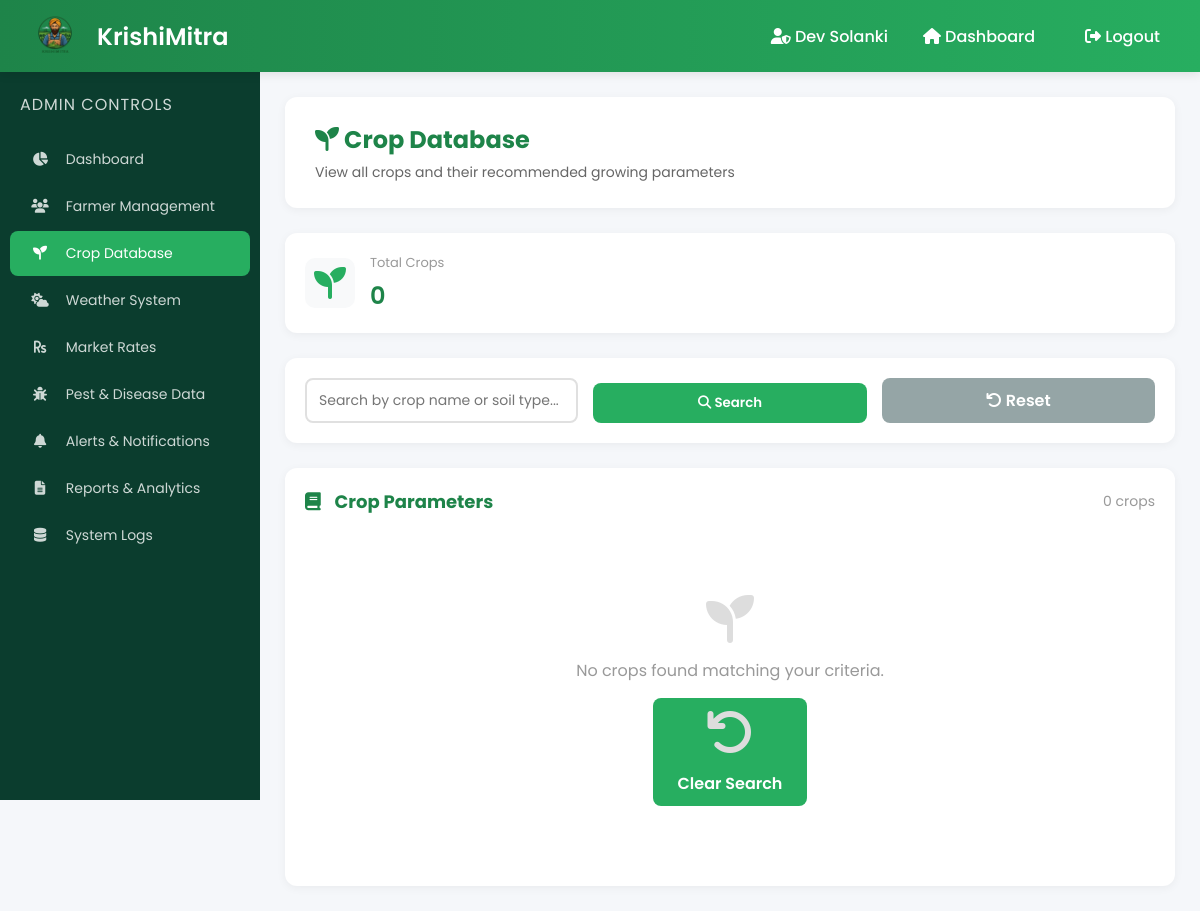
Before: /KRISHIMITRA/admin/crop_database.php (signed in) with the older database file.
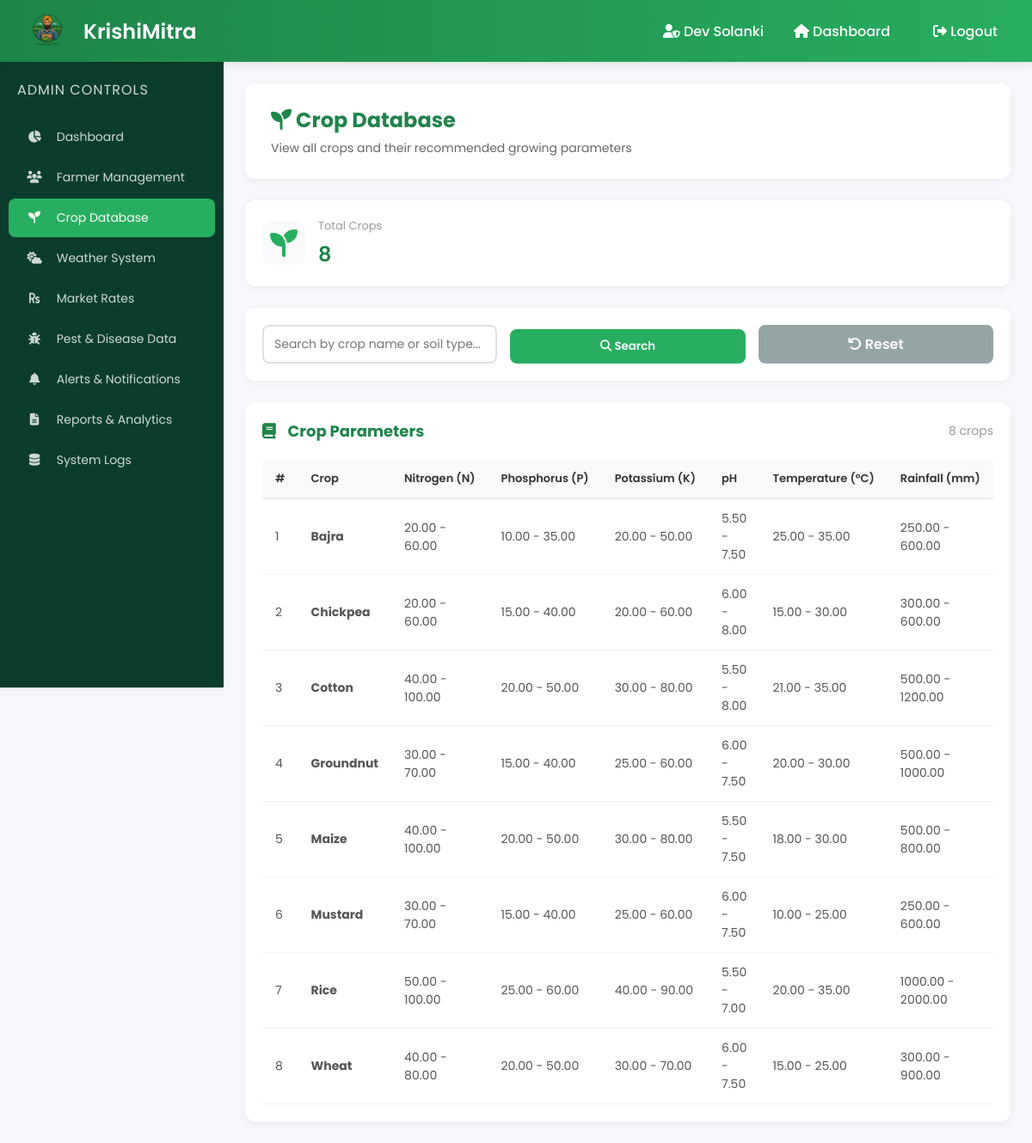
After: the same page with the newer database file.
### tables this page shows
CREATE TABLE `crops` (
  `id` int(11) NOT NULL,
  `crop_name` varchar(100) NOT NULL,
  `min_nitrogen` decimal(6,2) NOT NULL,
  `max_nitrogen` decimal(6,2) NOT NULL,
  `min_phosphorus` decimal(6,2) NOT NULL,
  `max_phosphorus` decimal(6,2) NOT NULL,
  `min_potassium` decimal(6,2) NOT NULL,
  `max_potassium` decimal(6,2) NOT NULL,
  `min_ph` decimal(4,2) NOT NULL,
  `max_ph` decimal(4,2) NOT NULL,
  `min_temperature` decimal(5,2) NOT NULL,
  `max_temperature` decimal(5,2) NOT NULL,
  `min_rainfall` decimal(7,2) NOT NULL,
  `max_rainfall` decimal(7,2) NOT NULL,
  `min_humidity` decimal(5,2) NOT NULL,
  `max_humidity` decimal(5,2) NOT NULL,
  `soil_type` varchar(100) DEFAULT NULL,
  `water_requirement` varchar(50) DEFAULT NULL,
  `crop_duration` varchar(50) DEFAULT NULL,
  `description` text DEFAULT NULL,
  `created_at` timestamp NOT NULL DEFAULT current_timestamp()
);

### KRISHIMITRA/admin/crop_database.php (the view, shortened to what this page needs)
<?php
require_once '../config/database.php';
$search = isset($_GET['search']) ? sanitize($_GET['search']) : '';
$sql = "SELECT * FROM crops";
$params = [];
$sql .= " ORDER BY crop_name";
$stmt = $pdo->prepare($sql);
$stmt->execute($params);
$crops = $stmt->fetchAll();
$total_crops = count($crops);
?>
<!DOCTYPE html>
<html lang="en">
<head>
    <link rel="stylesheet" href="admin_dashboard.css">
    <link rel="stylesheet" href="manage_farmers.css">
    <link rel="stylesheet" href="https://cdnjs.cloudflare.com/ajax/libs/font-awesome/6.5.0/css/all.min.css">
</head>
<body>
<div class="navbar">
    <div class="brand">
        <img src="../assets/images/logo1.png" alt="KrishiMitra Logo" onerror="this.src='../pictures/images/logo1.png'">
        <h2>KrishiMitra</h2>
    </div>
    <div class="nav-links">
        <span><i class="fas fa-user-shield"></i> <?php echo htmlspecialchars($_SESSION['admin_name']); ?></span>
        <a href="admin_dashboard.php"><i class="fas fa-home"></i> Dashboard</a>
        <a href="../logout.php" class="logout-btn"><i class="fas fa-sign-out-alt"></i> Logout</a>
    </div>
</div>
<div class="layout">
    <div class="sidebar">
        <h3>Admin Controls</h3>
        <a href="admin_dashboard.php"><i class="fas fa-chart-pie"></i> Dashboard</a>
        <a href="manage_farmers.php"><i class="fas fa-users"></i> Farmer Management</a>
        <a class="active" href="crop_database.php"><i class="fas fa-seedling"></i> Crop Database</a>
        <a href="weather_admin.php"><i class="fas fa-cloud-sun"></i> Weather System</a>
        <a href="market_rates.php"><i class="fas fa-rupee-sign"></i> Market Rates</a>
        <a href="pest_disease.php"><i class="fas fa-bug"></i> Pest &amp; Disease Data</a>
        <a href="alerts_notifications.php"><i class="fas fa-bell"></i> Alerts &amp; Notifications</a>
        <a href="reports_analytics.php"><i class="fas fa-file-alt"></i> Reports &amp; Analytics</a>
        <a href="system_logs.php"><i class="fas fa-database"></i> System Logs</a>
    </div>
    <div class="content">
        <div class="welcome-box">
            <h2><i class="fas fa-seedling"></i> Crop Database</h2>
            <p>View all crops and their recommended growing parameters</p>
        </div>
        <div class="stats-grid">
            <div class="stat-box">
                <i class="fas fa-seedling" style="color:#27ae60;"></i>
                <div class="stat-info"><h3>Total Crops</h3><p><?php echo $total_crops; ?></p></div>
            </div>
        </div>
        <div class="filter-section">
            <form method="GET" action="" class="filter-form">
                <div class="filter-group">
                    <input type="text" name="search" placeholder="Search by crop name or soil type..." value="<?php echo htmlspecialchars($search); ?>">
                </div>
                <div class="filter-group">
                    <button type="submit" class="btn-filter"><i class="fas fa-search"></i> Search</button>
                </div>
                <div class="filter-group">
                    <a href="crop_database.php" class="btn-reset"><i class="fas fa-undo"></i> Reset</a>
                </div>
            </form>
        </div>
        <div class="farmers-table">
            <div class="table-header">
                <h3><i class="fas fa-book"></i> Crop Parameters</h3>
                <span class="record-count"><?php echo $total_crops; ?> crops</span>
            </div>
            <?php if (count($crops) > 0): ?>
                <div class="table-responsive">
                    <table>
                        <thead>
                            <tr>
                                <th>#</th>
                                <th>Crop</th>
                                <th>Nitrogen (N)</th>
                                <th>Phosphorus (P)</th>
                                <th>Potassium (K)</th>
                                <th>pH</th>
                                <th>Temperature (°C)</th>
                                <th>Rainfall (mm)</th>
                            </tr>
                        </thead>
                        <tbody>
                            <?php $i = 1; foreach ($crops as $crop): ?>
                            <tr>
                                <td><?php echo $i++; ?></td>
                                <td><strong><?php echo htmlspecialchars($crop['crop_name']); ?></strong></td>
                                <td><?php echo $crop['min_nitrogen']; ?> - <?php echo $crop['max_nitrogen']; ?></td>
                                <td><?php echo $crop['min_phosphorus']; ?> - <?php echo $crop['max_phosphorus']; ?></td>
                                <td><?php echo $crop['min_potassium']; ?> - <?php echo $crop['max_potassium']; ?></td>
                                <td><?php echo $crop['min_ph']; ?> - <?php echo $crop['max_ph']; ?></td>
                                <td><?php echo $crop['min_temperature']; ?> - <?php echo $crop['max_temperature']; ?></td>
                                <td><?php echo $crop['min_rainfall']; ?> - <?php echo $crop['max_rainfall']; ?></td>
                            </tr>
                            <?php endforeach; ?>
                        </tbody>
                    </table>
                </div>
            <?php else: ?>
                <div class="no-data">
                    <i class="fas fa-seedling"></i>
                    <p>No crops found matching your criteria.</p>
                    <a href="crop_database.php" class="btn-primary"><i class="fas fa-undo"></i> Clear Search</a>
                </div>
            <?php endif; ?>
        </div>
    </div>
</div>
</body>
</html>

### KRISHIMITRA/admin/admin_dashboard.css (style rules this page uses)
* { margin: 0; padding: 0; box-sizing: border-box; }
body { font-family: 'Poppins', sans-serif; background: #f5f7fa; overflow-x: hidden; }
.navbar { position: fixed; top: 0; left: 0; width: 100%; height: 72px; background: linear-gradient(90deg, #1e8449, #27ae60); display: flex; justify-content: space-between; align-items: center; padding: 0 25px; color: white; z-index: 1000; box-shadow: 0 2px 10px rgba(0,0,0,0.1); }
.brand { display: flex; align-items: center; gap: 12px; }
.brand img { height: 60px; width: auto; object-fit: contain; }
.brand h2 { font-size: 24px; font-weight: 600; }
.nav-links { display: flex; align-items: center; gap: 20px; }
.nav-links span { color: white; font-weight: 500; }
.nav-links a { color: white; text-decoration: none; font-weight: 500; padding: 8px 15px; border-radius: 6px; transition: 0.3s; }
.layout { display: flex; margin-top: 72px; }
.sidebar { position: fixed; top: 72px; left: 0; width: 260px; height: calc(100vh - 72px); background: #0b3d2e; padding: 20px 0; color: white; overflow-y: auto; }
.sidebar h3 { padding: 0 20px; margin-bottom: 20px; font-size: 16px; opacity: 0.8; font-weight: 400; letter-spacing: 1px; text-transform: uppercase; }
.sidebar a { display: block; color: rgba(255,255,255,0.8); text-decoration: none; padding: 12px 20px; margin: 2px 10px; border-radius: 8px; transition: 0.3s; font-size: 14px; }
.sidebar a i { margin-right: 12px; width: 20px; text-align: center; }
.sidebar a.active { background: #27ae60; color: white; }
.content { margin-left: 260px; padding: 25px; width: calc(100% - 260px); min-height: calc(100vh - 72px); }
.welcome-box { background: white; padding: 25px 30px; border-radius: 12px; margin-bottom: 25px; box-shadow: 0 2px 10px rgba(0,0,0,0.05); }
.welcome-box h2 { color: #1e8449; margin-bottom: 5px; }
.welcome-box p { color: #666; font-size: 14px; }
.no-data { color: #999; text-align: center; padding: 30px; }

Changed rows visible on the page:
added crops: crop_name "Bajra", min_nitrogen "20.00", max_nitrogen "60.00", min_phosphorus "10.00", max_phosphorus "35.00", min_potassium "20.00", max_potassium "50.00", min_ph "5.50", max_ph "7.50", min_temperature "25.00", max_temperature "35.00", min_rainfall "250.00", max_rainfall "600.00"
added crops: crop_name "Chickpea", min_nitrogen "20.00", max_nitrogen "60.00", min_phosphorus "15.00", max_phosphorus "40.00", min_potassium "20.00", max_potassium "60.00", min_ph "6.00", max_ph "8.00", min_temperature "15.00", max_temperature "30.00", min_rainfall "300.00", max_rainfall "600.00"
added crops: crop_name "Cotton", min_nitrogen "40.00", max_nitrogen "100.00", min_phosphorus "20.00", max_phosphorus "50.00", min_potassium "30.00", max_potassium "80.00", min_ph "5.50", max_ph "8.00", min_temperature "21.00", max_temperature "35.00", min_rainfall "500.00", max_rainfall "1200.00"
added crops: crop_name "Groundnut", min_nitrogen "30.00", max_nitrogen "70.00", min_phosphorus "15.00", max_phosphorus "40.00", min_potassium "25.00", max_potassium "60.00", min_ph "6.00", max_ph "7.50", min_temperature "20.00", max_temperature "30.00", min_rainfall "500.00", max_rainfall "1000.00"
added crops: crop_name "Maize", min_nitrogen "40.00", max_nitrogen "100.00", min_phosphorus "20.00", max_phosphorus "50.00", min_potassium "30.00", max_potassium "80.00", min_ph "5.50", max_ph "7.50", min_temperature "18.00", max_temperature "30.00", min_rainfall "500.00", max_rainfall "800.00"
added crops: crop_name "Mustard", min_nitrogen "30.00", max_nitrogen "70.00", min_phosphorus "15.00", max_phosphorus "40.00", min_potassium "25.00", max_potassium "60.00", min_ph "6.00", max_ph "7.50", min_temperature "10.00", max_temperature "25.00", min_rainfall "250.00", max_rainfall "600.00"
added crops: crop_name "Rice", min_nitrogen "50.00", max_nitrogen "100.00", min_phosphorus "25.00", max_phosphorus "60.00", min_potassium "40.00", max_potassium "90.00", min_ph "5.50", max_ph "7.00", min_temperature "20.00", max_temperature "35.00", min_rainfall "1000.00", max_rainfall "2000.00"
added crops: crop_name "Wheat", min_nitrogen "40.00", max_nitrogen "80.00", min_phosphorus "20.00", max_phosphorus "50.00", min_potassium "30.00", max_potassium "70.00", min_ph "6.00", max_ph "7.50", min_temperature "15.00", max_temperature "25.00", min_rainfall "300.00", max_rainfall "900.00"
Other visible differences:
$total_crops: "0" → "8"
text no longer shown: "No crops found matching your criteria. Clear Search"
text now shown: "# Crop Nitrogen (N) Phosphorus (P) Potassium (K) pH Temperature (°C) Rainfall (mm)"
